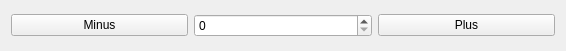
<?xml version="1.0" encoding="UTF-8"?>
<ui version="4.0">
 <class>Form</class>
 <widget class="QWidget" name="Form">
  <property name="geometry">
   <rect>
    <x>0</x>
    <y>0</y>
    <width>566</width>
    <height>51</height>
   </rect>
  </property>
  <property name="windowTitle">
   <string>Form</string>
  </property>
  <layout class="QHBoxLayout" name="horizontalLayout">
   <item>
    <widget class="QPushButton" name="minusButton">
     <property name="text">
      <string>Minus</string>
     </property>
    </widget>
   </item>
   <item>
    <widget class="QSpinBox" name="spinBox"/>
   </item>
   <item>
    <widget class="QPushButton" name="plusButton">
     <property name="text">
      <string>Plus</string>
     </property>
    </widget>
   </item>
  </layout>
 </widget>
 <resources/>
 <connections/>
</ui>
